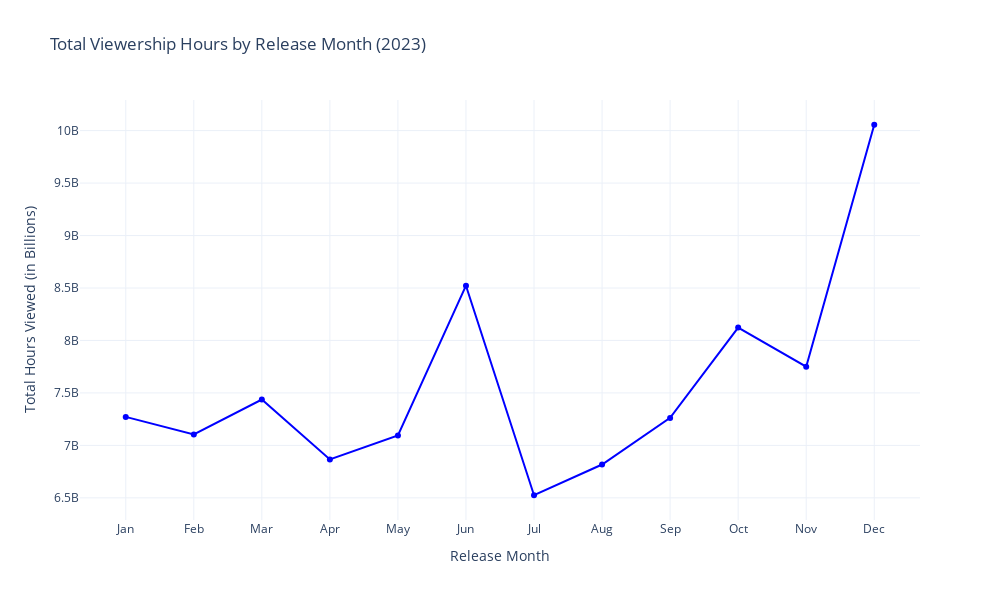

Notebook source saved alongside this figure:
### Markdown cell above
The visualization reveals that English-language content significantly dominates Netflix’s viewership, followed by other languages like Korean. It indicates that Netflix’s primary audience is consuming English content, although non-English shows and movies also have a considerable viewership share, which shows a diverse content strategy.

Next, I’ll analyze how viewership varies based on release dates to identify any trends over time, such as seasonality or patterns around specific months:

### Code cell
# Convert the "Release Date" to a datetime format and extract the month
netflix_data['Release Date'] = pd.to_datetime(netflix_data['Release Date'])
netflix_data['Release Month'] = netflix_data['Release Date'].dt.month

# Aggregate viewership hours by release month
monthly_viewership = netflix_data.groupby('Release Month')['Hours Viewed'].sum()

fig = go.Figure(data= [
    go.Scatter(
        x=monthly_viewership.index,
        y=monthly_viewership.values,
        mode='markers+lines',
        marker=dict(color='blue'),
        line=dict(color='blue')
    )
])

fig.update_layout(
    title='Total Viewership Hours by Release Month (2023)',
    xaxis_title='Release Month',
    yaxis_title='Total Hours Viewed (in Billions)',
    xaxis=dict(
        tickmode='array', 
        tickvals=list(range(1,13)),
        ticktext=['Jan', 'Feb', 'Mar', 'Apr', 'May', 'Jun', 'Jul', 'Aug', 'Sep', 'Oct', 'Nov', 'Dec']
    ),
    height=600,
    width=1000
)

fig.show()

### Figure 1 — Plotly figure (JSON) as saved in the notebook; plotly's stock layout.template omitted (floating-point values rounded to 4 significant figures)
{"data": [{"line": {"color": "blue"}, "marker": {"color": "blue"}, "mode": "markers+lines", "type": "scatter", "x": [1, 2, 3, 4, 5, 6, 7, 8, 9, 10, 11, 12], "y": [7271600000, 7103700000, 7437100000, 6865700000, 7094600000, 8522000000, 6524800000, 6817800000, 7262200000, 8123200000, 7749500000, 10055800000]}], "layout": {"height": 600, "title": {"text": "Total Viewership Hours by Release Month (2023)"}, "width": 1000, "xaxis": {"tickmode": "array", "ticktext": ["Jan", "Feb", "Mar", "Apr", "May", "Jun", "Jul", "Aug", "Sep", "Oct", "Nov", "Dec"], "tickvals": [1, 2, 3, 4, 5, 6, 7, 8, 9, 10, 11, 12], "title": {"text": "Release Month"}}, "yaxis": {"title": {"text": "Total Hours Viewed (in Billions)"}}}}
